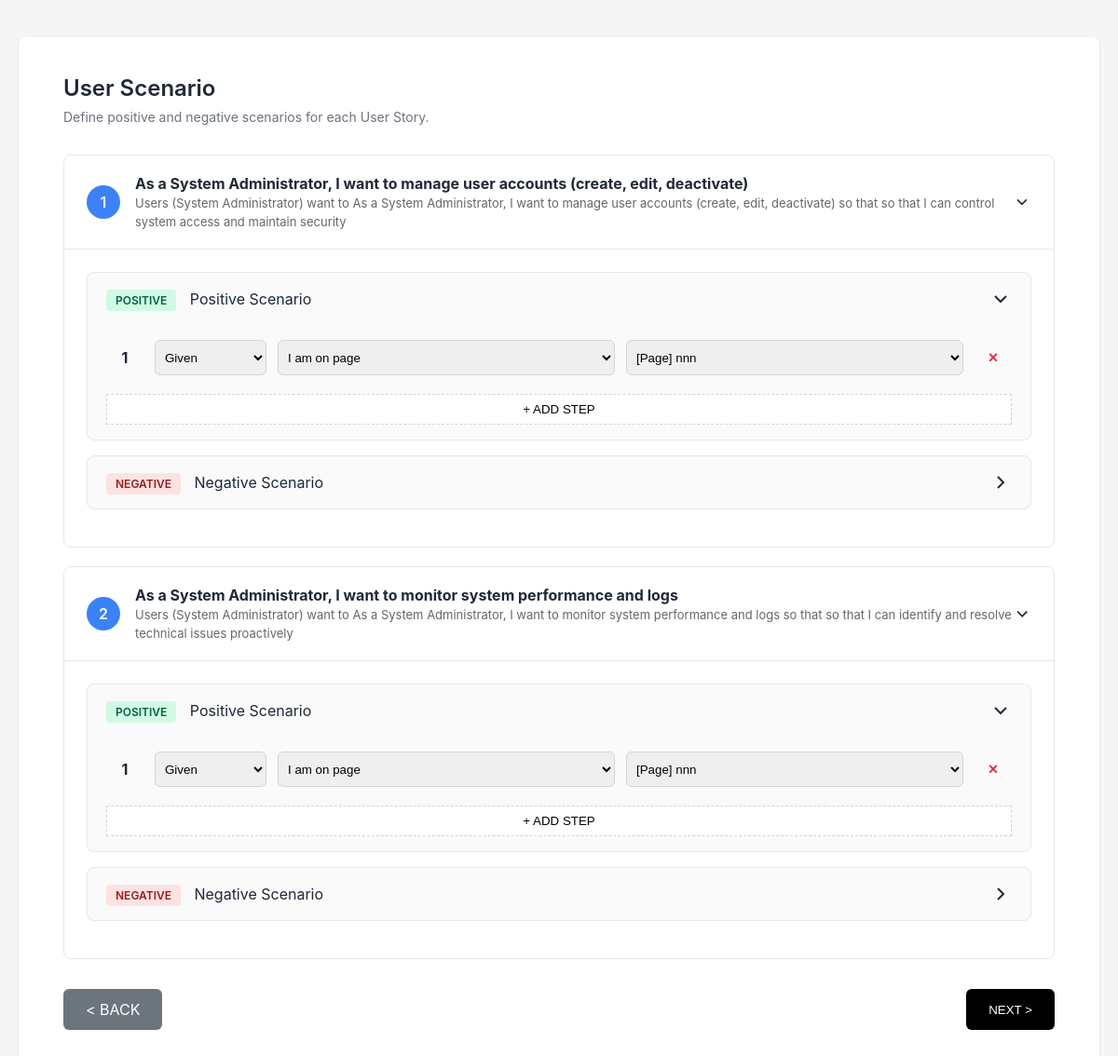
Screenshot of /user_scenario/ with the database file from the repository.
### main/models.py (models this page shows, shortened)
class UseCaseSpecification(models.Model):
    id = models.AutoField(primary_key=True)
    gui = models.ForeignKey(GUI, on_delete=models.CASCADE, null=True, blank=True)
    feature_name = models.CharField(max_length=255, default="Feature")
    summary_description = models.TextField(null=True, blank=True)
    PRIORITY_CHOICES = [
        ('Must Have', 'Must Have'),
        ('Should Have', 'Should Have'),
        ('Could Have', 'Could Have'),
        ("Won't Have", "Won't Have"),
    ]
    priority = models.CharField(max_length=50, choices=PRIORITY_CHOICES, default='Must Have')
    STATUS_CHOICES = [
        ('Active', 'Active'),
        ('Inactive', 'Inactive')
    ]
    status = models.CharField(max_length=50, choices=STATUS_CHOICES, default='Active')
    input_precondition = models.TextField(null=True, blank=True)
    input_postcondition = models.TextField(null=True, blank=True)

### main/views.py (the view)
# urls.py: path('user_scenario/', views.user_scenario, name='user_scenario'),
def user_scenario(request):
    gui = GUI.objects.last()
    specs = UseCaseSpecification.objects.prefetch_related(
        'scenarios__steps'  # ← PENTING: Harus pakai 'scenarios' bukan 'testscenario_set'
    ).all()
    gui_data = {'pages': [], 'elements': []}
    if gui:
        pages = Page.objects.filter(gui=gui)
        for p in pages:
            gui_data['pages'].append({'id': p.id, 'name': p.name})
        elements = Element.objects.filter(page__gui=gui)
        for el in elements:
            gui_data['elements'].append({
                'id': el.id,
                'name': el.name,
                'type': el.input_type.lower() if el.input_type else "text",
                'page': el.page.name
            })
    saved_scenarios = {}
    for spec in specs:
        saved_scenarios[str(spec.id)] = {  # ← PENTING: Ubah jadi string
            'Positive': [],
            'Negative': []
        }
        for scenario in spec.scenarios.all():
            steps_data = []
            for step in scenario.steps.all().order_by('step_number'):
                steps_data.append({
                    'condition': step.condition,
                    'activity': step.action_type,
                    'target_id': step.target_id or '',
                    'target_text': step.target_text or ''
                })
            saved_scenarios[str(spec.id)][scenario.scenario_type] = steps_data
    print("=" * 60)
    print("🔍 USER SCENARIO DEBUG")
    print(f"Total Specs: {specs.count()}")
    print(f"Saved Scenarios: {saved_scenarios}")
    print("=" * 60)
    return render(request, 'main/user_scenario.html', {
        'specs': specs,
        'gui_data_json': json.dumps(gui_data),
        'saved_scenarios_json': json.dumps(saved_scenarios)
    })

### main/templates/main/user_scenario.html (shortened to what this page needs)
<!DOCTYPE html>
<html lang="en">
<head>
</head>
<body>
    <div class="container">
        <h1>User Scenario</h1>
        <p class="subtitle">Define positive and negative scenarios for each User Story.</p>
        {% if specs %}
            {% for spec in specs %}
            <div class="user-story-card" data-spec-id="{{ spec.id }}">
                <div class="user-story-header" onclick="toggleUserStory(this)">
                    <div style="display:flex; align-items:center;">
                        <div class="story-number">{{ forloop.counter }}</div>
                        <div class="story-text">
                            <strong>{{ spec.feature_name }}</strong><br>
                            <span style="font-size:13px; color:#666; font-weight:normal;">
                                {{ spec.summary_description|default:"-" }}
                            </span>
                        </div>
                    </div>
                    <svg class="toggle-icon" viewBox="0 0 24 24" fill="none" stroke="currentColor" stroke-width="2"><polyline points="6 9 12 15 18 9"></polyline></svg>
                </div>
                <div class="user-story-content">
                    <div class="scenario-type-card" data-type="Positive">
                        <div class="scenario-type-header" onclick="toggleScenarioType(this)">
                            <div><span class="type-badge positive">POSITIVE</span> Positive Scenario</div>
                            <svg class="toggle-icon" viewBox="0 0 24 24" fill="none" stroke="currentColor" stroke-width="2"><polyline points="6 9 12 15 18 9"></polyline></svg>
                        </div>
                        <div class="scenario-type-content">
                            <div class="step-container"></div>
                            <button class="add-scenario-btn" onclick="addStep(this)">+ ADD STEP</button>
                        </div>
                    </div>
                    <div class="scenario-type-card" data-type="Negative">
                        <div class="scenario-type-header" onclick="toggleScenarioType(this)">
                            <div><span class="type-badge negative">NEGATIVE</span> Negative Scenario</div>
                            <svg class="toggle-icon collapsed" viewBox="0 0 24 24" fill="none" stroke="currentColor" stroke-width="2"><polyline points="6 9 12 15 18 9"></polyline></svg>
                        </div>
                    </div>
                </div>
            </div>
            {% endfor %}
        {% else %}
            <div style="text-align:center; padding:40px;">
                <p>Belum ada Use Case. Silakan input Use Case dulu.</p>
            </div>
        {% endif %}
        <div class="navigation">
            <a href="{% url 'main:input_informasi_tambahan' %}" class="nav-btn" style="background:#6c757d">&lt; BACK</a>
            <button id="nextBtn" onclick="saveAllScenarios()" class="nav-btn">NEXT &gt;</button>
        </div>
    </div>
</body>
</html>

### main/templates/main/user_scenario.html (style rules this page uses)
* { margin: 0; padding: 0; box-sizing: border-box; }
body { font-family: -apple-system, BlinkMacSystemFont, sans-serif; background: #f5f5f5; display: flex; justify-content: center; padding: 40px 20px; color: #1f2937; }
.container { background: #fff; width: 100%; max-width: 1200px; padding: 40px 48px; border-radius: 8px; box-shadow: 0 1px 3px rgba(0,0,0,0.1); }
h1 { font-size: 24px; font-weight: 600; margin-bottom: 8px; }
.subtitle { font-size: 14px; color: #6b7280; margin-bottom: 32px; }
.user-story-card { border: 1px solid #e5e7eb; border-radius: 8px; margin-bottom: 20px; background: #fff; }
.user-story-header { display: flex; align-items: center; justify-content: space-between; padding: 20px 24px; cursor: pointer; }
.story-number { width: 36px; height: 36px; border-radius: 50%; background: #3b82f6; color: #fff; display: flex; align-items: center; justify-content: center; font-weight: 600; margin-right: 16px; flex-shrink: 0; }
.toggle-icon { width: 24px; transition: transform 0.2s; }
.toggle-icon.collapsed { transform: rotate(-90deg); }
.user-story-content { padding: 24px; border-top: 1px solid #e5e7eb; display: block; }
.scenario-type-card { border: 1px solid #e5e7eb; border-radius: 8px; margin-bottom: 16px; background: #fafafa; }
.scenario-type-header { padding: 16px 20px; display: flex; justify-content: space-between; align-items: center; cursor: pointer; }
.type-badge { padding: 4px 10px; border-radius: 4px; font-size: 12px; font-weight: 600; margin-right: 10px; }
.type-badge.positive { background: #d1fae5; color: #065f46; }
.type-badge.negative { background: #fee2e2; color: #991b1b; }
.scenario-type-content { padding: 16px 20px; }
.add-scenario-btn { width: 100%; padding: 8px; border: 1px dashed #d1d5db; background: #fff; cursor: pointer; margin-top: 8px; }
.navigation { display: flex; justify-content: space-between; margin-top: 32px; }
.nav-btn { padding: 12px 24px; background: #000; color: #fff; border-radius: 6px; text-decoration: none; border: none; cursor: pointer; }

### rows the page displays
UseCaseSpecification: feature_name "As a System Administrator, I want to manage user accounts (create, edit, deactivate)", summary_description "Users (System Administrator) want to As a System Administrator, I want to manage user accounts (create, edit, deactivate) so that so that I can control system access and maintain security"
UseCaseSpecification: feature_name "As a System Administrator, I want to monitor system performance and logs", summary_description "Users (System Administrator) want to As a System Administrator, I want to monitor system performance and logs so that so that I can identify and resolve technical issues proactively"
